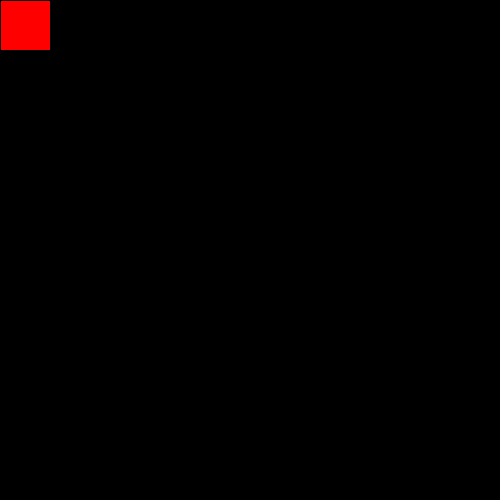
Frame 1 (no input)
Frame 60 (the mouse pressed at the canvas centre just before this capture): identical to frame 1, image omitted
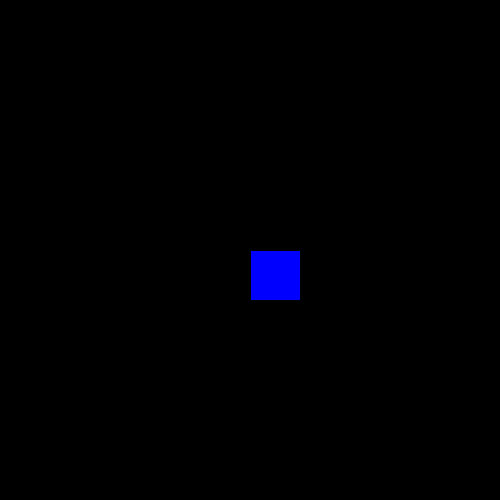
Frame 120 (the mouse held since frame 60 and released just before this capture)

The Processing sketch that drew these frames (run headless with seeded random() and noise(); from frame 60 on, the mouse is pressed at the canvas centre):

// Processing sketch: primer11
// ── primer11.pde

void setup() 
{
  size(500,500);
}

void draw() 
{
  background(0,0,0);
  if (mouseX < width / 2) 
  {
    fill(255,0,0);
  }
  else {
    fill(0,0,255);
  }
  rect(mouseX,mouseY,50,50);
}
